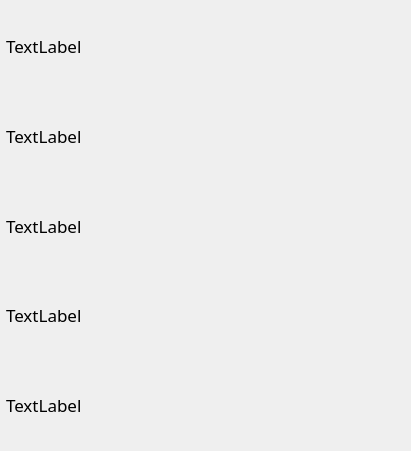
             <widget class="QWidget" name="layoutWidget_3">
              <property name="geometry">
               <rect>
                <x>10</x>
                <y>70</y>
                <width>411</width>
                <height>451</height>
               </rect>
              </property>
              <layout class="QVBoxLayout" name="verticalLayout_5">
               <property name="spacing">
                <number>8</number>
               </property>
               <property name="leftMargin">
                <number>6</number>
               </property>
               <property name="topMargin">
                <number>5</number>
               </property>
               <property name="rightMargin">
                <number>5</number>
               </property>
               <property name="bottomMargin">
                <number>5</number>
               </property>
               <item>
                <widget class="QLabel" name="news1">
                 <property name="font">
                  <font>
                   <family>Century Gothic</family>
                   <pointsize>13</pointsize>
                   <weight>50</weight>
                   <bold>false</bold>
                  </font>
                 </property>
                 <property name="text">
                  <string>TextLabel</string>
                 </property>
                 <property name="wordWrap">
                  <bool>true</bool>
                 </property>
                </widget>
               </item>
               <item>
                <widget class="QLabel" name="news2">
                 <property name="font">
                  <font>
                   <family>Century Gothic</family>
                   <pointsize>13</pointsize>
                   <weight>50</weight>
                   <bold>false</bold>
                  </font>
                 </property>
                 <property name="text">
                  <string>TextLabel</string>
                 </property>
                 <property name="wordWrap">
                  <bool>true</bool>
                 </property>
                </widget>
               </item>
               <item>
                <widget class="QLabel" name="news3">
                 <property name="font">
                  <font>
                   <family>Century Gothic</family>
                   <pointsize>13</pointsize>
                   <weight>50</weight>
                   <bold>false</bold>
                  </font>
                 </property>
                 <property name="text">
                  <string>TextLabel</string>
                 </property>
                 <property name="wordWrap">
                  <bool>true</bool>
                 </property>
                </widget>
               </item>
               <item>
                <widget class="QLabel" name="news4">
                 <property name="font">
                  <font>
                   <family>Century Gothic</family>
                   <pointsize>13</pointsize>
                   <weight>50</weight>
                   <bold>false</bold>
                  </font>
                 </property>
                 <property name="text">
                  <string>TextLabel</string>
                 </property>
                 <property name="wordWrap">
                  <bool>true</bool>
                 </property>
                </widget>
               </item>
               <item>
                <widget class="QLabel" name="news5">
                 <property name="font">
                  <font>
                   <family>Century Gothic</family>
                   <pointsize>13</pointsize>
                   <weight>50</weight>
                   <bold>false</bold>
                  </font>
                 </property>
                 <property name="text">
                  <string>TextLabel</string>
                 </property>
                 <property name="wordWrap">
                  <bool>true</bool>
                 </property>
                </widget>
               </item>
              </layout>
             </widget>
